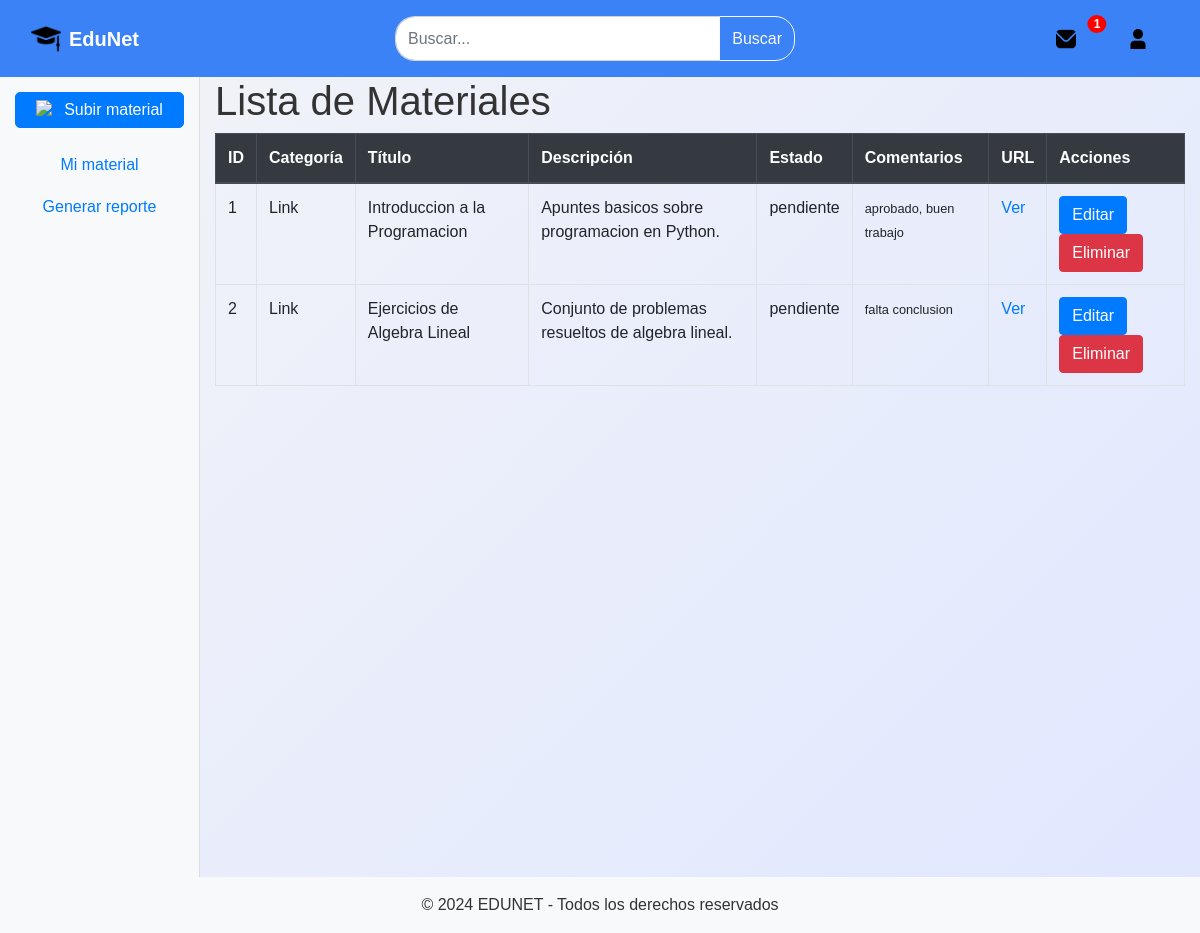
/Views/gestionMaterial.php (signed in), run on the app's committed database.
### tables this page shows
CREATE TABLE material (
    idM INT NOT NULL AUTO_INCREMENT COMMENT 'ID unico del material educativo',
    categoria VARCHAR(50) NOT NULL COMMENT 'Tipo de archivo',
    titulo VARCHAR(50) NOT NULL COMMENT 'Titulo del material',
    descripcion VARCHAR(255) NOT NULL COMMENT 'Descripcion del material',
    fechaSubida DATE NOT NULL COMMENT 'Fecha en la que se subio el material',
    estado ENUM('pendiente', 'aprobado', 'rechazado') NOT NULL COMMENT 'Estado de aprobacion del material',
    URL VARCHAR(255) NULL COMMENT 'URL del archivo a subir',

    usuario_idU_M INT NULL COMMENT 'ID del usuario que subio el material',
    PRIMARY KEY (idM),
    CONSTRAINT usuario_material 
    FOREIGN KEY (usuario_idU_M) REFERENCES usuario(idU) 
    ON DELETE SET NULL
    ON UPDATE CASCADE
);

CREATE TABLE aprobarMaterial (
    idAM INT NOT NULL AUTO_INCREMENT COMMENT 'ID unico del registro de aprobacion',
    titulo VARCHAR(50) NOT NULL COMMENT 'Titulo del material aprobado',
    comentarios VARCHAR(255) NOT NULL COMMENT 'Comentarios del profesor sobre la aprobacion',
    fechaAprobacion DATETIME NOT NULL COMMENT 'Fecha y hora de la aprobacion',

    profesor_idP_AM INT NULL COMMENT 'ID del profesor que aprobo el material',
    PRIMARY KEY (idAM),
    CONSTRAINT aprobarm_profesor 
    FOREIGN KEY (profesor_idP_AM) REFERENCES profesor(idP) 
    ON DELETE SET NULL 
    ON UPDATE CASCADE
);

### Model/conexionBD.php (called while the page is built, shortened)
<?php
function obtenerConexion() {
    $conexion = mysqli_connect("localhost", "root", "", "eduNet");
    return $conexion;
}
?>

### Controller/controlador.php (called while the page is built, shortened)
<?php
require_once __DIR__ . '/../Model/conexionBD.php';
require_once __DIR__ . '/../Model/alumno.php';
class Controlador {
    private $alumnoModel;
    public function __construct() {
        $this->alumnoModel = new Alumno();
    }
    public function listarMateriales($idU) {
        return $this->alumnoModel->listarMateriales($idU);
    }
    public function obtenerComentarios($idMaterial) {
        return $this->alumnoModel->obtenerComentarios($idMaterial);
    }
}
?>

### Model/alumno.php (called while the page is built, shortened)
<?php
require_once '../Model/conexionBD.php';
class Alumno {
    private $db;
    public function __construct() {
        $this->db = obtenerConexion();
    }
    public function listarMateriales($usuarioId) {
        $stmt = $this->db->prepare("SELECT idM, categoria, titulo, descripcion, estado, URL FROM material WHERE usuario_idU_M = ?");
        $stmt->execute([$usuarioId]);
        $resultado = $stmt->get_result();
        $materiales = $resultado->fetch_all(MYSQLI_ASSOC);
        return $materiales;
    }
    public function obtenerComentarios($idMaterial) {
        $query = "SELECT comentarios FROM aprobarmaterial WHERE idAM = ?";
        $stmt = $this->db->prepare($query);
        $stmt->bind_param("i", $idMaterial);
        $stmt->execute();
        $resultado = $stmt->get_result();
        if ($fila = $resultado->fetch_assoc()) {
            return $fila['comentarios'];
        } else {
            return "Sin comentarios";
        }
    }
}
?>

### Views/gestionMaterial.php (the view, shortened to what this page needs)
<?php
require_once __DIR__ . '/../Controller/controlador.php';
include 'header.php';
$controlador = new Controlador();
$usuarioId = $_SESSION['idU'];
$materiales = $controlador->listarMateriales($usuarioId);
?>
<div class="container-fluid">
    <div class="row">
        <div class="col-12 col-md-2 bg-light sidebar custom-sidebar">
            <div class="button-container d-flex justify-content-center mb-3">
                <a href="subirMaterial.php" class="btn btn-primary btn_custom">
                    <img src="img/subir.png" alt="Subir" class="icon-img">Subir material
                </a>
            </div>
            <ul class="nav flex-column">
                <li class="nav-item">
                    <a href="gestionMaterial.php" class="btn btn-link nav-link">Mi material</a>
                </li>
                <li class="nav-item">
                    <a href="generarReporte.php" class="btn btn-link nav-link">Generar reporte</a>
                </li>
            </ul>
        </div>
        <div class="col-12 col-md-10">
            <h1>Lista de Materiales</h1>
            <div class="table-responsive">
                <table class="table table-bordered">
                    <thead class="thead-dark">
                        <tr>
                            <th>ID</th>
                            <th>Categoría</th>
                            <th>Título</th>
                            <th>Descripción</th>
                            <th>Estado</th>
                            <th>Comentarios</th>
                            <th>URL</th>
                            <th>Acciones</th>
                        </tr>
                    </thead>
                    <tbody>
                        <?php if (!empty($materiales)): ?>
                            <?php foreach ($materiales as $material): ?>
                                <?php $comentarios = $controlador->obtenerComentarios($material['idM']); ?>
                                <tr>
                                    <td><?= htmlspecialchars($material['idM']); ?></td>
                                    <td><?= htmlspecialchars($material['categoria']); ?></td>
                                    <td><?= htmlspecialchars($material['titulo']); ?></td>
                                    <td><?= htmlspecialchars($material['descripcion']); ?></td>
                                    <td><?= htmlspecialchars($material['estado']); ?></td>
                                    <td><small><?= $comentarios ?: 'Sin comentarios'; ?></small></td>
                                    <td><a href="<?= htmlspecialchars($material['URL']); ?>" target="_blank">Ver</a></td>
                                    <td>
                                        <a href="editarMaterial.php?id=<?= $material['idM']; ?>" class="btn btn-primary">Editar</a>
                                        <form action="gestionMaterial.php" method="POST" onsubmit="return confirm('¿Seguro que quieres eliminar este material?');" style="display:inline;">
                                            <button type="submit" name="eliminarMaterial" class="btn btn-danger">Eliminar</button>
                                        </form>
                                    </td>
                                </tr>
                            <?php endforeach; ?>
                        <?php else: ?>
                            <tr>
                                <td colspan="8">No hay materiales disponibles.</td>
                            </tr>
                        <?php endif; ?>
                    </tbody>
                </table>
            </div>
        </div>
    </div>
</div>
<?php include 'footer.php'; ?>

### Views/css/styles.css (style rules this page uses)
body { font-family: Arial, sans-serif; background-color: #f0f2f5; margin: 0; }
.button-container { margin: 0 auto; display: flex; justify-content: center; gap: 20px; }
.btn_custom { display: inline-flex; align-items: center; padding: 5px 20px; min-width: 150px; border-radius: 5px; }
.btn_custom img { width: 20px; height: 20px; margin-right: 8px; }
.sidebar { padding-top: 15px; }
.custom-sidebar { width: 100px; height: 100vh; overflow-y: auto; }
body { font-family: 'Roboto', sans-serif; margin: 0; padding: 0; background: linear-gradient(135deg, #f3f4f7, #e0e7ff); color: #333; }
body { font-family: Arial, sans-serif; background-color: #f8f9fa; }
.sidebar { height: 100vh; border-right: 1px solid #ddd; }
button { border-radius: 20px; }

### data on the page
material: idM "1", categoria "Link", titulo "Introduccion a la Programacion", descripcion "Apuntes basicos sobre programacion en Python.", estado "pendiente", idM.comentarios "aprobado, buen trabajo"
material: idM "2", categoria "Link", titulo "Ejercicios de Algebra Lineal", descripcion "Conjunto de problemas resueltos de algebra lineal.", estado "pendiente", idM.comentarios "falta conclusion"

### other printed values
count($avisos) "1"
